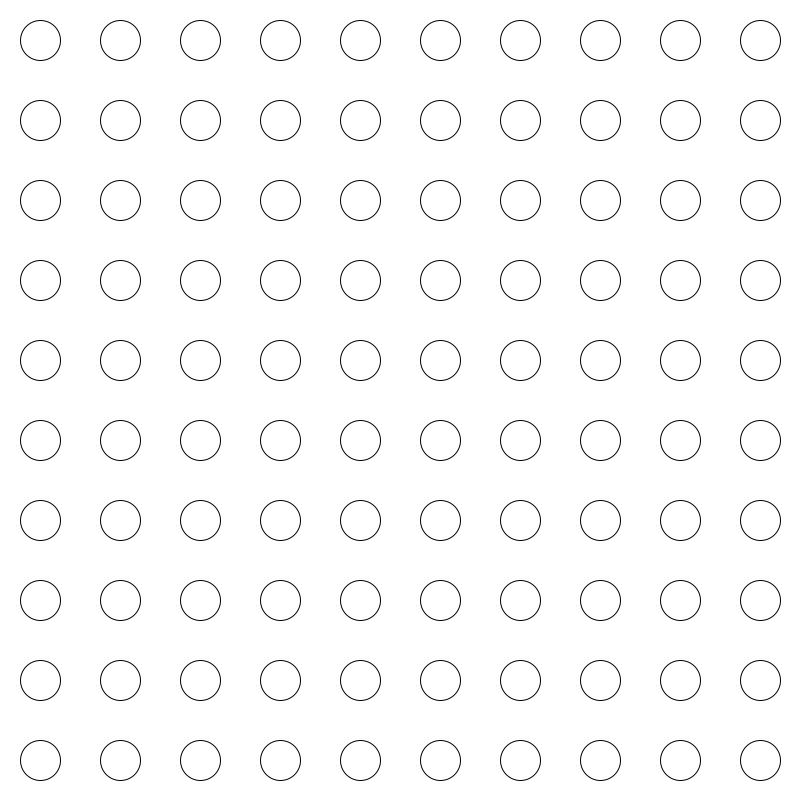
Frame 1 (no input)
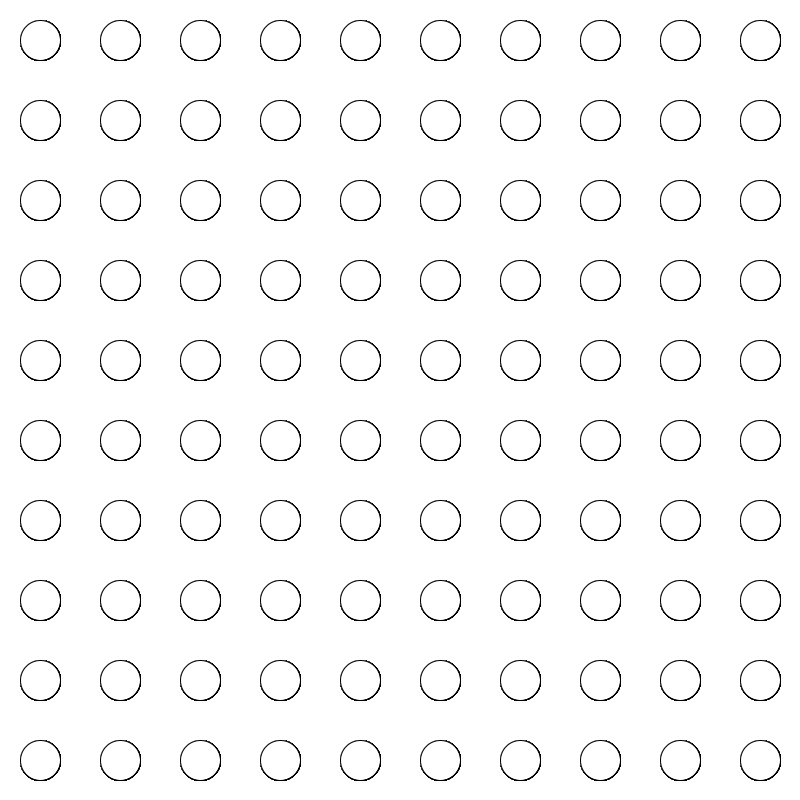
Frame 60 (the mouse pressed at the canvas centre just before this capture)
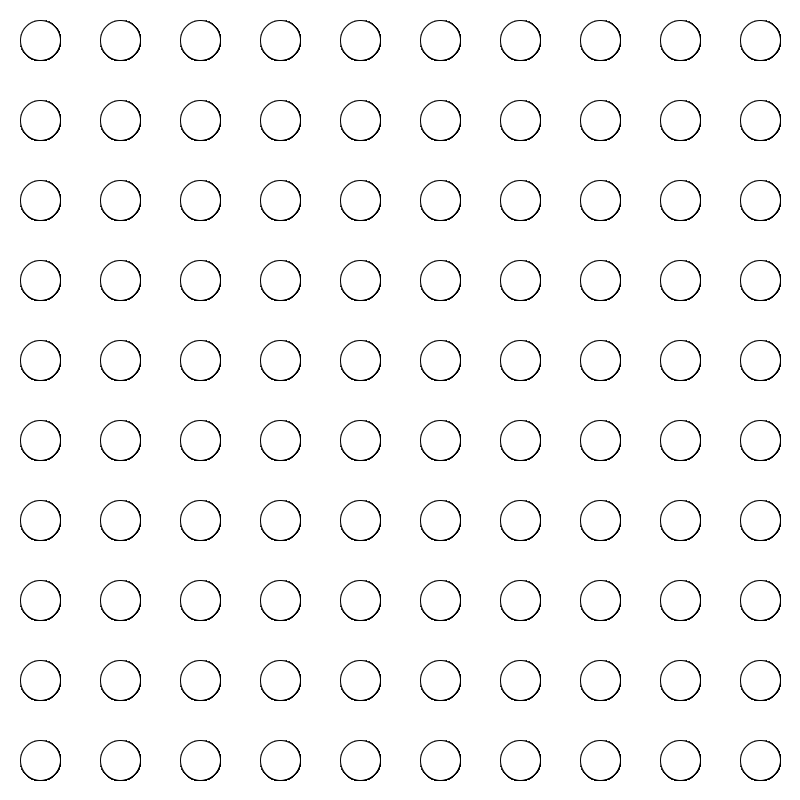
Frame 120 (the mouse held since frame 60 and released just before this capture)

The Processing sketch that drew these frames (run headless with seeded random() and noise(); from frame 60 on, the mouse is pressed at the canvas centre):

// Processing sketch: nestedLoopSecond
// ── nestedLoopSecond.pde
int cellsize = 40; 
int halfsize = cellsize/2; 
int r = 20;

void setup() {
  size(800, 800);
  background(255);
}

void draw() {
  // background(0);
  for ( int i = halfsize; i < width; i=i+cellsize*2) {
    for ( int j = halfsize; j < height-cellsize; j=j+cellsize*2) {
      // float r = floor(random(1, cellsize));
      // stroke(random(0,255),random(0,255),random(0,255),random(0,255)); 
      ellipse(i+halfsize, j+halfsize, halfsize+r, halfsize+r);
    }
  }
}
